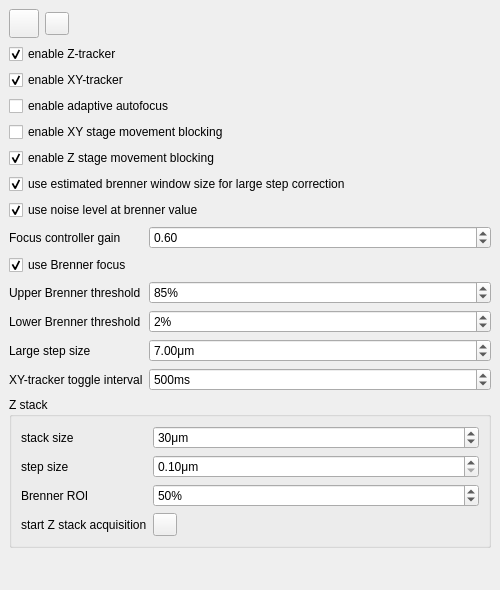
  <widget class="QDockWidget" name="trackerDockWidget">
   <property name="minimumSize">
    <size>
     <width>500</width>
     <height>590</height>
    </size>
   </property>
   <property name="windowTitle">
    <string>Tracker</string>
   </property>
   <attribute name="dockWidgetArea">
    <number>2</number>
   </attribute>
   <widget class="QWidget" name="trackerWidget">
    <layout class="QVBoxLayout" name="verticalLayout_2">
     <item>
      <layout class="QHBoxLayout" name="horizontalLayout_7">
       <item>
        <widget class="QToolButton" name="trackerStartToolButton">
         <property name="toolTip">
          <string>Start/Stop Tracker [F9]</string>
         </property>
         <property name="icon">
          <iconset resource="TrackerIcons.qrc">
           <normaloff>:/tracker/icons/misc/play_blue.png</normaloff>:/tracker/icons/misc/play_blue.png</iconset>
         </property>
         <property name="iconSize">
          <size>
           <width>22</width>
           <height>22</height>
          </size>
         </property>
         <property name="shortcut">
          <string>F9</string>
         </property>
         <property name="checkable">
          <bool>true</bool>
         </property>
        </widget>
       </item>
       <item>
        <widget class="QToolButton" name="measuringStartToolButton">
         <property name="toolTip">
          <string>Measure and store the size of a pixel [F10]</string>
         </property>
         <property name="icon">
          <iconset resource="TrackerIcons.qrc">
           <normaloff>:/tracker/icons/office/layout16.png</normaloff>:/tracker/icons/office/layout16.png</iconset>
         </property>
         <property name="shortcut">
          <string>F10</string>
         </property>
         <property name="checkable">
          <bool>true</bool>
         </property>
        </widget>
       </item>
       <item>
        <spacer name="trackerHS_1">
         <property name="orientation">
          <enum>Qt::Horizontal</enum>
         </property>
         <property name="sizeHint" stdset="0">
          <size>
           <width>40</width>
           <height>20</height>
          </size>
         </property>
        </spacer>
       </item>
       <item>
        <widget class="QLabel" name="trackerBusyLabel">
         <property name="pixmap">
          <pixmap resource="TrackerIcons.qrc">:/tracker/icons/misc/busy.png</pixmap>
         </property>
        </widget>
       </item>
      </layout>
     </item>
     <item>
      <layout class="QVBoxLayout" name="verticalLayout_4">
       <item>
        <widget class="QCheckBox" name="checkBoxZStack">
         <property name="enabled">
          <bool>true</bool>
         </property>
         <property name="text">
          <string>enable Z-tracker</string>
         </property>
         <property name="checked">
          <bool>true</bool>
         </property>
        </widget>
       </item>
       <item>
        <widget class="QCheckBox" name="checkBoxXYTracking">
         <property name="text">
          <string>enable XY-tracker</string>
         </property>
         <property name="checked">
          <bool>true</bool>
         </property>
        </widget>
       </item>
       <item>
        <widget class="QCheckBox" name="checkBoxAdaptiveAutoFocus">
         <property name="enabled">
          <bool>true</bool>
         </property>
         <property name="text">
          <string>enable adaptive autofocus</string>
         </property>
        </widget>
       </item>
      </layout>
     </item>
     <item>
      <widget class="QCheckBox" name="checkBoxEnableXYStageBlocking">
       <property name="text">
        <string>enable XY stage movement blocking</string>
       </property>
      </widget>
     </item>
     <item>
      <widget class="QCheckBox" name="checkBoxEnableZStageBlocking">
       <property name="text">
        <string>enable Z stage movement blocking</string>
       </property>
       <property name="checked">
        <bool>true</bool>
       </property>
      </widget>
     </item>
     <item>
      <widget class="QCheckBox" name="checkBoxUseEstimatedWindowSize">
       <property name="text">
        <string>use estimated brenner window size for large step correction</string>
       </property>
       <property name="checked">
        <bool>true</bool>
       </property>
      </widget>
     </item>
     <item>
      <widget class="QCheckBox" name="checkBoxUseNoiseLevelAtBrenner">
       <property name="text">
        <string>use noise level at brenner value</string>
       </property>
       <property name="checked">
        <bool>true</bool>
       </property>
      </widget>
     </item>
     <item>
      <layout class="QFormLayout" name="formLayout_2">
       <property name="fieldGrowthPolicy">
        <enum>QFormLayout::AllNonFixedFieldsGrow</enum>
       </property>
       <item row="0" column="0">
        <widget class="QLabel" name="label_29">
         <property name="text">
          <string>Focus controller gain</string>
         </property>
        </widget>
       </item>
       <item row="0" column="1">
        <widget class="QDoubleSpinBox" name="focuscontrollergainSpinBox">
         <property name="maximum">
          <double>1000.000000000000000</double>
         </property>
         <property name="value">
          <double>0.600000000000000</double>
         </property>
        </widget>
       </item>
       <item row="1" column="0">
        <widget class="QCheckBox" name="checkBoxEnableBrenner">
         <property name="text">
          <string>use Brenner focus</string>
         </property>
         <property name="checked">
          <bool>true</bool>
         </property>
        </widget>
       </item>
       <item row="2" column="0">
        <widget class="QLabel" name="label_41">
         <property name="text">
          <string>Upper Brenner threshold</string>
         </property>
        </widget>
       </item>
       <item row="2" column="1">
        <widget class="QSpinBox" name="spinBoxUpperBrennerThreshold">
         <property name="enabled">
          <bool>true</bool>
         </property>
         <property name="suffix">
          <string>%</string>
         </property>
         <property name="minimum">
          <number>1</number>
         </property>
         <property name="maximum">
          <number>100</number>
         </property>
         <property name="value">
          <number>85</number>
         </property>
        </widget>
       </item>
       <item row="3" column="0">
        <widget class="QLabel" name="label_59">
         <property name="text">
          <string>Lower Brenner threshold</string>
         </property>
        </widget>
       </item>
       <item row="3" column="1">
        <widget class="QSpinBox" name="spinBoxLowerBrennerThreshold">
         <property name="enabled">
          <bool>true</bool>
         </property>
         <property name="suffix">
          <string>%</string>
         </property>
         <property name="minimum">
          <number>1</number>
         </property>
         <property name="maximum">
          <number>100</number>
         </property>
         <property name="value">
          <number>2</number>
         </property>
        </widget>
       </item>
       <item row="4" column="0">
        <widget class="QLabel" name="label_60">
         <property name="text">
          <string>Large step size</string>
         </property>
        </widget>
       </item>
       <item row="4" column="1">
        <widget class="QDoubleSpinBox" name="doubleSpinBoxLargeCorrectionStep">
         <property name="enabled">
          <bool>true</bool>
         </property>
         <property name="suffix">
          <string>μm</string>
         </property>
         <property name="minimum">
          <double>1.000000000000000</double>
         </property>
         <property name="maximum">
          <double>20.000000000000000</double>
         </property>
         <property name="value">
          <double>7.000000000000000</double>
         </property>
        </widget>
       </item>
       <item row="5" column="1">
        <widget class="QDoubleSpinBox" name="doubleSpinBoxOscillationDuration">
         <property name="suffix">
          <string>ms</string>
         </property>
         <property name="decimals">
          <number>0</number>
         </property>
         <property name="maximum">
          <double>2000.000000000000000</double>
         </property>
         <property name="singleStep">
          <double>50.000000000000000</double>
         </property>
         <property name="value">
          <double>500.000000000000000</double>
         </property>
        </widget>
       </item>
       <item row="5" column="0">
        <widget class="QLabel" name="label_62">
         <property name="text">
          <string>XY-tracker toggle interval</string>
         </property>
        </widget>
       </item>
      </layout>
     </item>
     <item>
      <widget class="QGroupBox" name="groupBox">
       <property name="title">
        <string>Z stack</string>
       </property>
       <layout class="QFormLayout" name="formLayout">
        <item row="0" column="0">
         <widget class="QLabel" name="label_56">
          <property name="text">
           <string>stack size</string>
          </property>
         </widget>
        </item>
        <item row="0" column="1">
         <widget class="QSpinBox" name="spinBoxZStackSize">
          <property name="inputMethodHints">
           <set>Qt::ImhFormattedNumbersOnly</set>
          </property>
          <property name="suffix">
           <string>μm</string>
          </property>
          <property name="minimum">
           <number>1</number>
          </property>
          <property name="maximum">
           <number>200</number>
          </property>
          <property name="value">
           <number>30</number>
          </property>
         </widget>
        </item>
        <item row="1" column="0">
         <widget class="QLabel" name="label_57">
          <property name="text">
           <string>step size</string>
          </property>
         </widget>
        </item>
        <item row="1" column="1">
         <widget class="QDoubleSpinBox" name="spinBoxZStackStepSize">
          <property name="suffix">
           <string>μm</string>
          </property>
          <property name="minimum">
           <double>0.100000000000000</double>
          </property>
          <property name="maximum">
           <double>10.000000000000000</double>
          </property>
          <property name="singleStep">
           <double>0.100000000000000</double>
          </property>
          <property name="value">
           <double>0.100000000000000</double>
          </property>
         </widget>
        </item>
        <item row="2" column="0">
         <widget class="QLabel" name="label_61">
          <property name="text">
           <string>Brenner ROI</string>
          </property>
         </widget>
        </item>
        <item row="2" column="1">
         <widget class="QSpinBox" name="spinBoxBrennerRoi">
          <property name="inputMethodHints">
           <set>Qt::ImhFormattedNumbersOnly</set>
          </property>
          <property name="suffix">
           <string>%</string>
          </property>
          <property name="minimum">
           <number>10</number>
          </property>
          <property name="maximum">
           <number>200</number>
          </property>
          <property name="value">
           <number>50</number>
          </property>
         </widget>
        </item>
        <item row="4" column="0">
         <widget class="QLabel" name="label_58">
          <property name="text">
           <string>start Z stack acquisition</string>
          </property>
         </widget>
        </item>
        <item row="4" column="1">
         <widget class="QToolButton" name="zstackStartToolButton">
          <property name="toolTip">
           <string>Acquire and store Z Stack [F9]</string>
          </property>
          <property name="text">
           <string/>
          </property>
          <property name="icon">
           <iconset resource="TrackerIcons.qrc">
            <normaloff>:/tracker/icons/misc/camera_32.png</normaloff>:/tracker/icons/misc/camera_32.png</iconset>
          </property>
          <property name="shortcut">
           <string>F9</string>
          </property>
          <property name="checkable">
           <bool>true</bool>
          </property>
         </widget>
        </item>
       </layout>
       <zorder>label_56</zorder>
       <zorder>spinBoxZStackSize</zorder>
       <zorder>label_57</zorder>
       <zorder>spinBoxZStackStepSize</zorder>
       <zorder>label_58</zorder>
       <zorder>zstackStartToolButton</zorder>
       <zorder>spinBoxBrennerRoi</zorder>
       <zorder>label_61</zorder>
      </widget>
     </item>
     <item>
      <spacer name="trackerVS_1">
       <property name="orientation">
        <enum>Qt::Vertical</enum>
       </property>
       <property name="sizeHint" stdset="0">
        <size>
         <width>17</width>
         <height>20</height>
        </size>
       </property>
      </spacer>
     </item>
    </layout>
   </widget>
  </widget>
